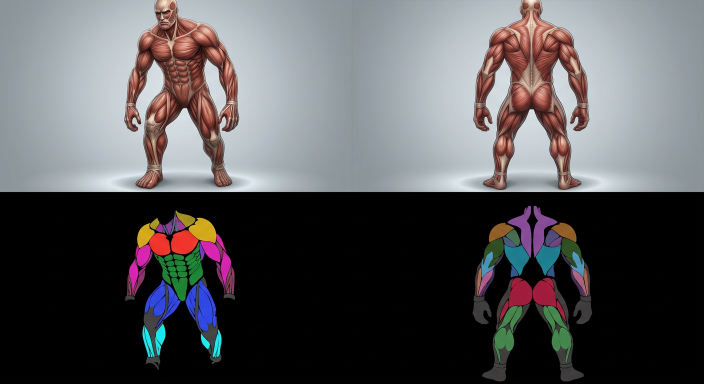
#> input picture assets/anatomy-source/muscle-reference-pro-quad-source.png, 1408 x 768 px (shown at 1/2 size); its folder holds only this picture in this run
$ python generate_muscle_masks.py
#> lines starting #> are read from the running program, lines starting #| are printed output that depends on the picture; after the words box and inside, x2 and y2 are one past the last pixel; in counts of white or black regions, pixels touching at a corner belong together
#!/usr/bin/env python3

from __future__ import annotations

import argparse
from collections import defaultdict, deque
from pathlib import Path
from typing import Iterable

from PIL import Image, ImageDraw, ImageOps


ROOT = Path(__file__).resolve().parents[1]
SOURCE_IMAGE = ROOT / "assets" / "anatomy-source" / "muscle-reference-pro-quad-source.png"
OUTPUT_DIR = ROOT / "public" / "anatomy" / "masks"
PREVIEW_CELL_SIZE = (260, 420)

ALIGNED_CROPS = {
    "front": (242, 384, 242 + 215, 384 + 384),
    "back": (947, 384, 947 + 215, 384 + 384),
}

MASK_RULES = {
    "front": {
        "shoulders": [("idx", 5), ("idx", 10)],
        "chest": [("idx", 4)],
        "biceps": [("component_rank", 3, [0, 1])],
        "forearms": [
            ("component_rank", 3, [2, 3]),
            ("idx", 11),
            ("keep_y_between", 140, 240),
        ],
        "core": [
            ("idx", 6),
            ("idx", 8),
            ("keep_y_between", 118, 170),
            ("bbox", 60, 165, 108, 175),
        ],
        "hip_flexors": [
            ("idx", 6),
            ("idx", 8),
            ("keep_y_between", 165, 220),
            ("bbox", 78, 145, 150, 220),
        ],
        "quads": [("idx", 1), ("keep_y_between", 175, 285)],
        "calves": [("idx", 7), ("keep_y_gte", 255)],
    },
    "back": {
        "shoulders": [("idx", 8)],
        "back": [
            ("idx", 2),
            ("idx", 6),
            ("idx", 11),
            ("idx", 15),
            ("bbox", 48, 172, 26, 188),
        ],
        "triceps": [
            ("idx", 5),
            ("idx", 10),
            ("keep_y_between", 88, 190),
            ("or_bbox", 0, 70, 80, 210),
            ("or_bbox", 145, 214, 80, 210),
        ],
        "forearms": [
            ("idx", 9),
            ("component_rank", 2, [2, 3]),
            ("keep_y_between", 125, 245),
            ("or_bbox", 0, 70, 120, 245),
            ("or_bbox", 145, 214, 120, 245),
        ],
        "glutes": [("idx", 3), ("keep_y_between", 168, 238)],
        "hamstrings": [("idx", 1), ("keep_y_between", 215, 286)],
        "calves": [("idx", 1), ("keep_y_gte", 286)],
    },
}


def quantize(crop: Image.Image) -> Image.Image:
    return crop.convert("P", palette=Image.ADAPTIVE, colors=16)


def collect_components(image: Image.Image) -> dict[int, list[dict[str, object]]]:
    width, height = image.size
    pixels = image.load()
    seen = [[False] * width for _ in range(height)]
    components: dict[int, list[dict[str, object]]] = defaultdict(list)

    for y in range(height):
        for x in range(width):
            if seen[y][x]:
                continue

            index = pixels[x, y]
            queue = deque([(x, y)])
            seen[y][x] = True
            coords: list[tuple[int, int]] = []
            count = 0
            min_x, min_y, max_x, max_y = width, height, 0, 0

            while queue:
                current_x, current_y = queue.popleft()
                coords.append((current_x, current_y))
                count += 1
                min_x = min(min_x, current_x)
                min_y = min(min_y, current_y)
                max_x = max(max_x, current_x)
                max_y = max(max_y, current_y)

                for next_x, next_y in (
                    (current_x + 1, current_y),
                    (current_x - 1, current_y),
                    (current_x, current_y + 1),
                    (current_x, current_y - 1),
                ):
                    if (
                        0 <= next_x < width
                        and 0 <= next_y < height
                        and not seen[next_y][next_x]
                        and pixels[next_x, next_y] == index
                    ):
                        seen[next_y][next_x] = True
                        queue.append((next_x, next_y))

            components[index].append(
                {
                    "count": count,
                    "coords": coords,
                    "bbox": (min_x, min_y, max_x, max_y),
                }
            )

    for groups in components.values():
        groups.sort(key=lambda group: group["count"], reverse=True)

    return components


def select_pixels(
    image: Image.Image,
    components_by_index: dict[int, list[dict[str, object]]],
    rules: Iterable[tuple[object, ...]],
) -> set[tuple[int, int]]:
    width, height = image.size
    pixels = image.load()
    selected: set[tuple[int, int]] = set()
    bbox_filters: list[tuple[int, int, int, int]] = []

    for rule in rules:
        kind = rule[0]
        if kind == "idx":
            index = int(rule[1])
            for y in range(height):
                for x in range(width):
                    if pixels[x, y] == index:
                        selected.add((x, y))
        elif kind == "component_rank":
            index = int(rule[1])
            ranks = rule[2]
            for rank in ranks:
                if rank < len(components_by_index.get(index, [])):
                    component = components_by_index[index][rank]
                    selected.update(component["coords"])  # type: ignore[arg-type]
        elif kind == "keep_y_between":
            lower, upper = int(rule[1]), int(rule[2])
            selected = {coord for coord in selected if lower <= coord[1] < upper}
        elif kind == "keep_y_gte":
            lower = int(rule[1])
            selected = {coord for coord in selected if coord[1] >= lower}
        elif kind == "bbox":
            min_x, max_x, min_y, max_y = map(int, rule[1:5])
            selected = {
                coord
                for coord in selected
                if min_x <= coord[0] <= max_x and min_y <= coord[1] <= max_y
            }
        elif kind == "or_bbox":
            bbox_filters.append(tuple(map(int, rule[1:5])))

    if bbox_filters:
        selected = {
            coord
            for coord in selected
            if any(
                min_x <= coord[0] <= max_x and min_y <= coord[1] <= max_y
                for min_x, max_x, min_y, max_y in bbox_filters
            )
        }

    return selected


def build_preview(
    crops: dict[str, Image.Image],
    output_dir: Path,
    preview_dir: Path,
) -> None:
    preview_dir.mkdir(parents=True, exist_ok=True)

    for view, crop in crops.items():
        masks = sorted(output_dir.glob(f"{view}-*.png"))
        if not masks:
            continue

        grayscale_base = ImageOps.grayscale(crop).convert("RGBA")
        grayscale_base.putalpha(220)
        cell_width, cell_height = PREVIEW_CELL_SIZE
        columns = 3
        rows = (len(masks) + columns - 1) // columns
        sheet = Image.new("RGBA", (columns * cell_width, rows * cell_height), (10, 10, 12, 255))

        for index, mask_path in enumerate(masks):
            row, column = divmod(index, columns)
            x_origin, y_origin = column * cell_width, row * cell_height
            panel = Image.new("RGBA", (cell_width, cell_height), (18, 18, 24, 255))
            panel.alpha_composite(grayscale_base.resize((215, 384)), ((cell_width - 215) // 2, 16))

            mask = Image.open(mask_path).convert("L")
            overlay = Image.new("RGBA", (215, 384), (220, 38, 38, 0))
            overlay.putalpha(mask.point(lambda value: int(value * 0.9)))
            panel.alpha_composite(overlay, ((cell_width - 215) // 2, 16))
            ImageDraw.Draw(panel).text((16, 388), mask_path.stem, fill=(230, 230, 235, 255))
            sheet.alpha_composite(panel, (x_origin, y_origin))

        sheet.save(preview_dir / f"{view}-mask-preview.png")


def main() -> None:
    parser = argparse.ArgumentParser(description="Generate muscle mask PNGs from the colored anatomy source.")
    parser.add_argument(
        "--preview-dir",
        type=Path,
        help="Optional directory for QA preview sheets.",
    )
    args = parser.parse_args()

    if not SOURCE_IMAGE.exists():
        raise FileNotFoundError(f"Missing anatomy source image: {SOURCE_IMAGE}")

    source = Image.open(SOURCE_IMAGE).convert("RGBA")
    OUTPUT_DIR.mkdir(parents=True, exist_ok=True)

    crops = {
        view: source.crop(bounds)
        for view, bounds in ALIGNED_CROPS.items()
    }
#> crops = 2 items

    for existing_mask in OUTPUT_DIR.glob("*.png"):
        existing_mask.unlink()

    for view, crop in crops.items():
        quantized = quantize(crop)
        components = collect_components(quantized)

        for muscle, rules in MASK_RULES[view].items():
            selected_pixels = select_pixels(quantized, components, rules)
            mask = Image.new("L", quantized.size, 0)
            for x, y in selected_pixels:
                mask.putpixel((x, y), 255)
            rgba_mask = Image.new("RGBA", quantized.size, (255, 255, 255, 0))
            rgba_mask.putalpha(mask)
            rgba_mask.save(OUTPUT_DIR / f"{view}-{muscle}.png")
#> this loop made 2 passes
#> view on passes 1 to 2: 'front', 'back'
#> pass 1, in main, `quantized = quantize(crop)`:
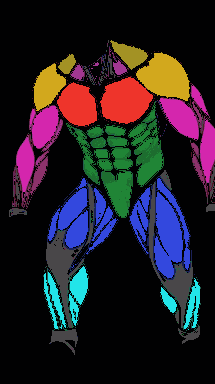
#> quantized: PIL image 215x384 P; mean R, G, B 37.5, 30.9, 38
#> after the loop:
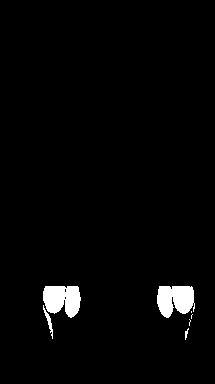
#> mask: PIL image 215x384 L; 2.4% white; 7 white regions (3 under 20 px), largest, box (x1, y1, x2, y2) and area: (157, 286, 195, 318) 941, (43, 286, 81, 318) 933, (43, 305, 53, 339) 89, (185, 328, 189, 340) 23
#> after the loop:
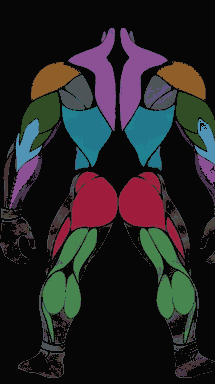
#> quantized: PIL image 215x384 P; mean R, G, B 37.7, 35.4, 36.8

    if args.preview_dir:
        build_preview(crops, OUTPUT_DIR, args.preview_dir)


if __name__ == "__main__":
    main()
